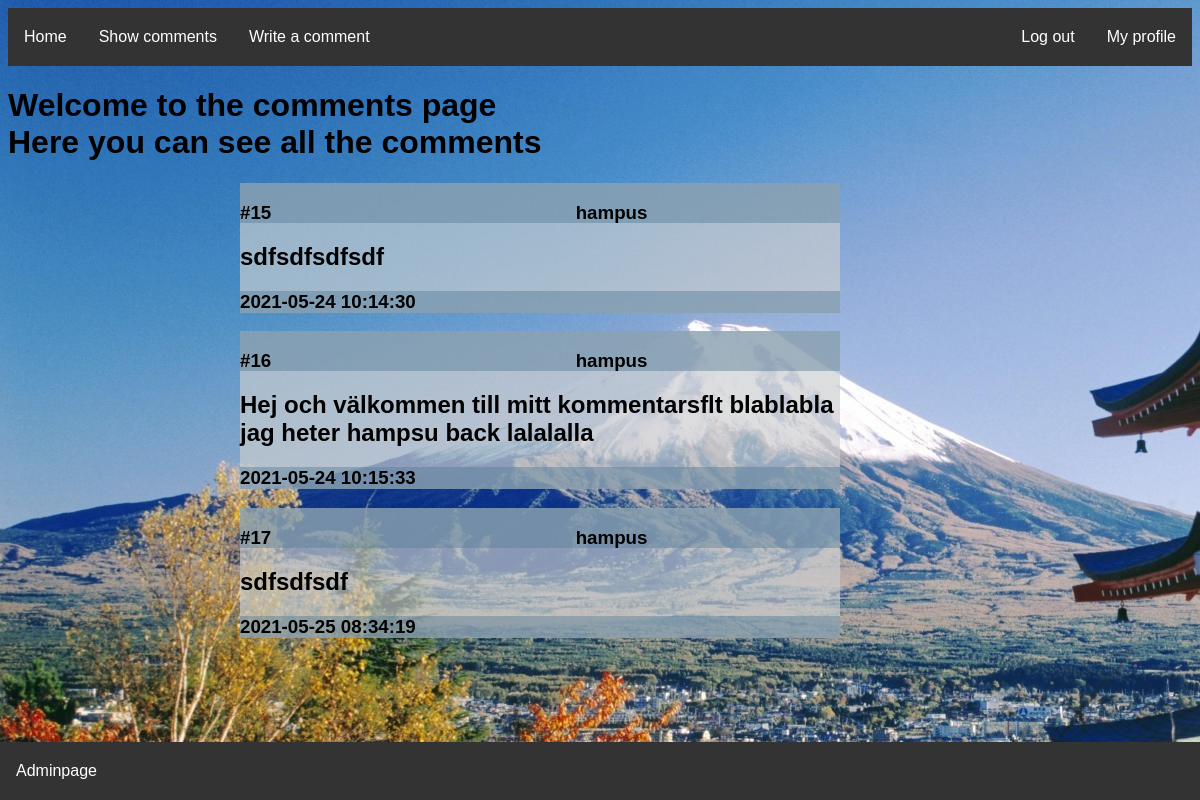
Before: /comments.php (signed in) with the older database file.
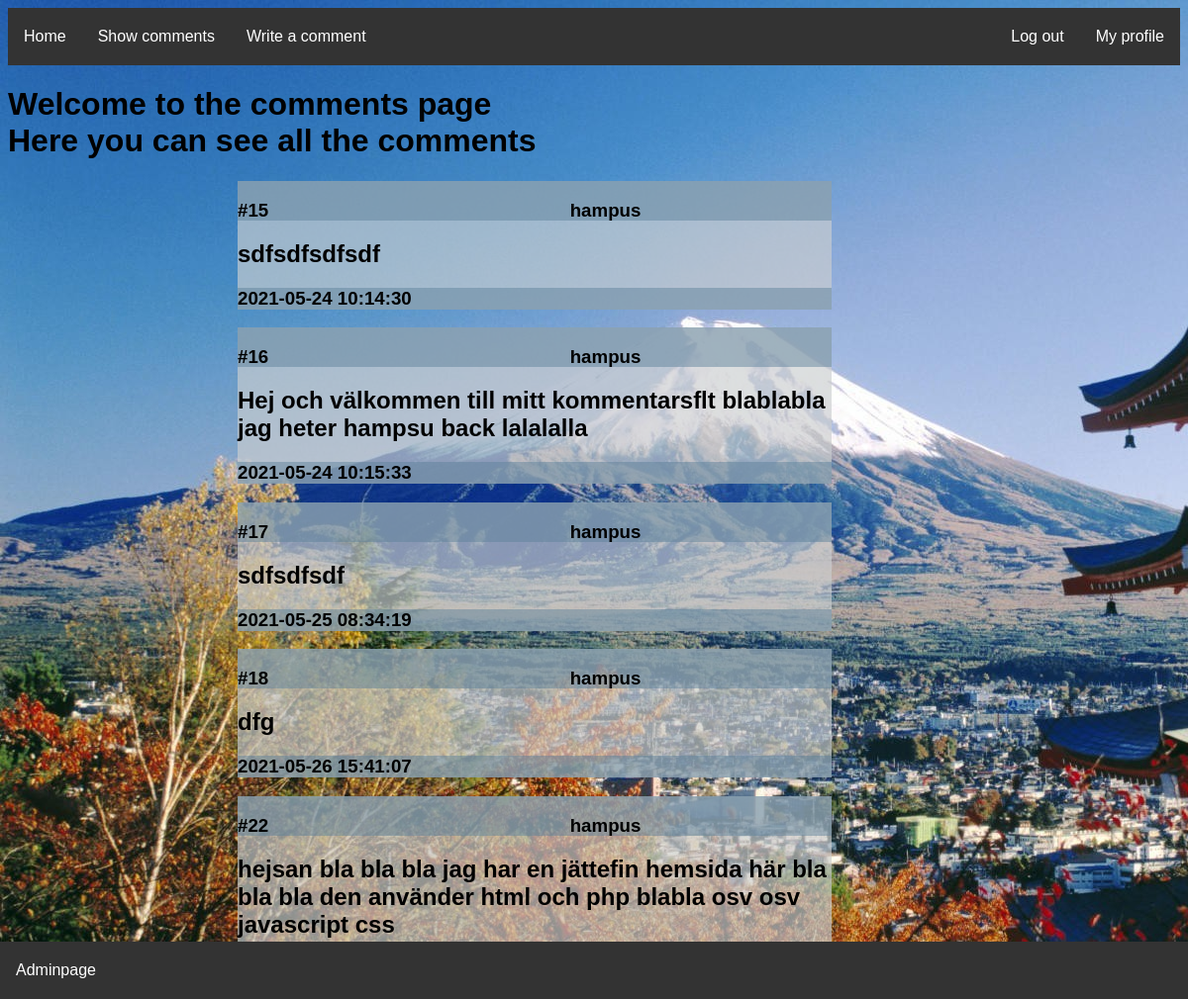
After: the same page with the newer database file.
### tables this page shows
CREATE TABLE "Comments" (
	"commentID"	INTEGER,
	"nameID"	INTEGER,
	"name"	TEXT,
	"comment"	TEXT,
	"date"	TEXT,
	PRIMARY KEY("commentID" AUTOINCREMENT)
);

### db/Comments/dbComments.php (the view, shortened to what this page needs)
<?php
function Show(){
$db = new SQLite3("db/labb2db.db");
$result = $db->query("SELECT comment, name, commentID, date FROM 'Comments' ORDER BY commentID");
while ($row = $result->fetchArray())
{
    echo "<div class='commentBox'>
    <div class='commentTop'>
    <h3 id='idNum'> #" . $row['commentID'] . "</h3> <h3 id='idName'>" . $row['name'] . "</h3>
    </div>
    <div class='commentMid'>
    <h2>" . $row['comment'] . "</h2>
    </div>
    <div class='commentBottom'>
    <h3>" . $row['date'] . "</h3>
    </div>
    </div>";
}
}
?>

### comments.php (shortened to what this page needs)
<!DOCTYPE html>
<html>
<head>
    <link rel="stylesheet" href="./css/style.css">
</head>
<body>
    <?php
include "html/_header.php";
?>
    <div class="box" id="boxComment">
        <h1>Welcome to the comments page <br>
            Here you can see all the comments </h1>
    </div>
    <?php
     echo "<div id='center'>";
    include "db/Comments/dbComments.php";
    Show();
    echo "</div>";
    ?>
    <?php
include "html/_footer.php";
    ?>
</body>
</html>

### html/_header.php (shortened to what this page needs)
<ul>
        <li><a href="index.php">Home</a></li>
        <li><a href="comments.php">Show comments</a></li>
        <li><a href="writeComment.php">Write a comment</a></li>
        <?php
        if(isset($_SESSION['username'])){
            echo "<li style='float: right;'><a href='profile.php'>My profile</a></li>
            <li style='float: right;'><a href='db/Login_Register/logout_process.php'>Log out</a></li>";
        }
        ?>
    </ul>

### html/_footer.php
<div id="spacer">
</div>
<div class="footer">
        <ul>
        <li><a href="adminpage.php">Adminpage</a></li>
</ul>
    </div>

### css/style.css (style rules this page uses)
body { background: rgb(138, 169, 194); font-family:Arial, Helvetica, sans-serif; background-image: url(../img/1615081173119.jpg); }
*, *::before, *::after { box-sizing: border-box; }
ul { list-style-type: none; margin: 0; padding: 0; overflow: hidden; background-color: #333; }
li { float: left; }
li a { display: block; color: white; text-align: center; padding: 20px 16px; text-decoration: none; }
#idNum { display: inline-block; margin-right: 300px; }
#idName { display: inline-block; }
.commentBox { width: 600px; background-color: rgba(203, 207, 209, 0.658); padding: 0%; }
.commentTop { background-color: rgba(93, 129, 153, 0.479); height: 40px; }
.commentMid { width: 600px; }
.commentBottom { background-color: rgba(93, 129, 153, 0.479); }
#center { position: absolute; left: 20%; }
.footer { position: fixed; left: 0; bottom: 0; width: 100%; background-color: #333; color: white; text-align: center; }
#spacer { text-indent: 5em; height: 200px; }

Changed rows visible on the page:
added comments: commentID "18", name "hampus", comment "dfg", date "2021-05-26 15:41:07"
added comments: commentID "22", name "hampus", comment "hejsan bla bla bla jag har en jättefin hemsida här bla bla bla den använder html och php blabla osv osv javascript css"
